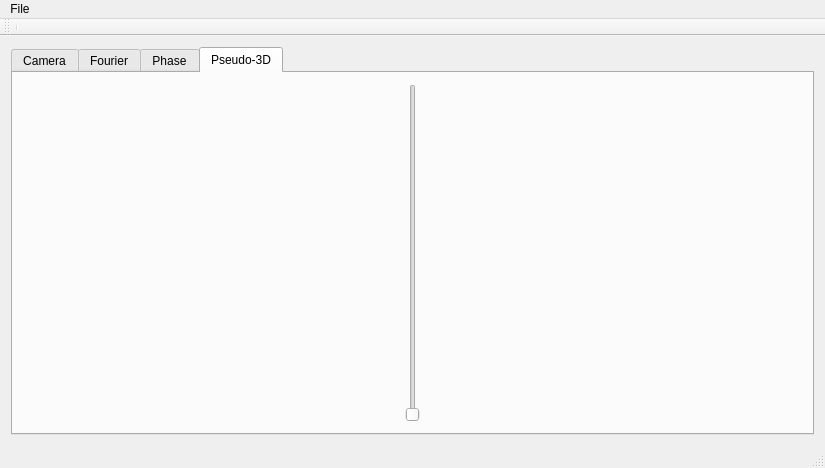
<?xml version="1.0" encoding="UTF-8"?>
<ui version="4.0">
 <class>MainWindow</class>
 <widget class="QMainWindow" name="MainWindow">
  <property name="geometry">
   <rect>
    <x>0</x>
    <y>0</y>
    <width>825</width>
    <height>468</height>
   </rect>
  </property>
  <property name="windowTitle">
   <string>MainWindow</string>
  </property>
  <widget class="QWidget" name="centralWidget">
   <layout class="QHBoxLayout" name="horizontalLayout">
    <item>
     <widget class="QTabWidget" name="tabWidget">
      <property name="currentIndex">
       <number>3</number>
      </property>
      <widget class="QWidget" name="tab">
       <attribute name="title">
        <string>Camera</string>
       </attribute>
       <layout class="QHBoxLayout" name="horizontalLayout_2">
        <item>
         <widget class="QScrollArea" name="scrollAreaTab1">
          <property name="widgetResizable">
           <bool>true</bool>
          </property>
          <widget class="QWidget" name="scrollAreaWidgetContents">
           <property name="geometry">
            <rect>
             <x>0</x>
             <y>0</y>
             <width>783</width>
             <height>332</height>
            </rect>
           </property>
           <layout class="QHBoxLayout" name="horizontalLayout_3">
            <item>
             <widget class="QLabel" name="cameraImage">
              <property name="sizePolicy">
               <sizepolicy hsizetype="Ignored" vsizetype="Ignored">
                <horstretch>0</horstretch>
                <verstretch>0</verstretch>
               </sizepolicy>
              </property>
              <property name="text">
               <string>TextLabel</string>
              </property>
              <property name="scaledContents">
               <bool>true</bool>
              </property>
             </widget>
            </item>
           </layout>
          </widget>
         </widget>
        </item>
       </layout>
      </widget>
      <widget class="QWidget" name="tab_2">
       <attribute name="title">
        <string>Fourier</string>
       </attribute>
       <layout class="QVBoxLayout" name="verticalLayout">
        <item>
         <layout class="QFormLayout" name="formLayout">
          <item row="0" column="0">
           <widget class="QLabel" name="label">
            <property name="text">
             <string>Rect X</string>
            </property>
           </widget>
          </item>
          <item row="0" column="1">
           <widget class="QSlider" name="sliderRectX">
            <property name="maximum">
             <number>1024</number>
            </property>
            <property name="orientation">
             <enum>Qt::Horizontal</enum>
            </property>
           </widget>
          </item>
          <item row="1" column="1">
           <widget class="QSlider" name="sliderRectY">
            <property name="maximum">
             <number>1024</number>
            </property>
            <property name="orientation">
             <enum>Qt::Horizontal</enum>
            </property>
           </widget>
          </item>
          <item row="1" column="0">
           <widget class="QLabel" name="label_2">
            <property name="text">
             <string>Rect Y</string>
            </property>
           </widget>
          </item>
          <item row="2" column="0">
           <widget class="QLabel" name="label_3">
            <property name="text">
             <string>Rect R</string>
            </property>
           </widget>
          </item>
          <item row="2" column="1">
           <widget class="QSlider" name="sliderRectR">
            <property name="maximum">
             <number>100</number>
            </property>
            <property name="orientation">
             <enum>Qt::Horizontal</enum>
            </property>
           </widget>
          </item>
         </layout>
        </item>
        <item>
         <widget class="QScrollArea" name="scrollAreaTab2">
          <property name="widgetResizable">
           <bool>true</bool>
          </property>
          <widget class="QWidget" name="scrollAreaWidgetContents_2">
           <property name="geometry">
            <rect>
             <x>0</x>
             <y>0</y>
             <width>783</width>
             <height>255</height>
            </rect>
           </property>
           <layout class="QHBoxLayout" name="horizontalLayout_4">
            <item>
             <widget class="QLabel" name="magnitudeImage">
              <property name="sizePolicy">
               <sizepolicy hsizetype="Ignored" vsizetype="Ignored">
                <horstretch>0</horstretch>
                <verstretch>0</verstretch>
               </sizepolicy>
              </property>
              <property name="text">
               <string>TextLabel</string>
              </property>
              <property name="scaledContents">
               <bool>true</bool>
              </property>
             </widget>
            </item>
           </layout>
          </widget>
         </widget>
        </item>
       </layout>
      </widget>
      <widget class="QWidget" name="tab_3">
       <attribute name="title">
        <string>Phase</string>
       </attribute>
       <layout class="QVBoxLayout" name="verticalLayout_2">
        <item>
         <layout class="QVBoxLayout" name="verticalLayout_3">
          <item>
           <widget class="QCheckBox" name="phaseUnwrapCheck">
            <property name="text">
             <string>Unwrap phase</string>
            </property>
           </widget>
          </item>
         </layout>
        </item>
        <item>
         <widget class="QScrollArea" name="scrollArea_3">
          <property name="widgetResizable">
           <bool>true</bool>
          </property>
          <widget class="QWidget" name="scrollAreaWidgetContents_3">
           <property name="geometry">
            <rect>
             <x>0</x>
             <y>0</y>
             <width>783</width>
             <height>299</height>
            </rect>
           </property>
           <layout class="QHBoxLayout" name="horizontalLayout_5">
            <item>
             <widget class="QLabel" name="phaseAngle">
              <property name="text">
               <string>TextLabel</string>
              </property>
              <property name="scaledContents">
               <bool>true</bool>
              </property>
             </widget>
            </item>
           </layout>
          </widget>
         </widget>
        </item>
       </layout>
      </widget>
      <widget class="QWidget" name="tab_4">
       <attribute name="title">
        <string>Pseudo-3D</string>
       </attribute>
       <layout class="QHBoxLayout" name="horizontalLayout_6">
        <item>
         <layout class="QHBoxLayout" name="horizontalLayout_8">
          <item>
           <layout class="QVBoxLayout" name="verticalLayout_4"/>
          </item>
         </layout>
        </item>
        <item>
         <widget class="QSlider" name="heightScale">
          <property name="maximum">
           <number>1024</number>
          </property>
          <property name="orientation">
           <enum>Qt::Vertical</enum>
          </property>
         </widget>
        </item>
       </layout>
      </widget>
     </widget>
    </item>
   </layout>
  </widget>
  <widget class="QMenuBar" name="menuBar">
   <property name="geometry">
    <rect>
     <x>0</x>
     <y>0</y>
     <width>825</width>
     <height>24</height>
    </rect>
   </property>
   <widget class="QMenu" name="menuFile">
    <property name="title">
     <string>File</string>
    </property>
    <addaction name="actionSettings"/>
   </widget>
   <addaction name="menuFile"/>
  </widget>
  <widget class="QToolBar" name="mainToolBar">
   <attribute name="toolBarArea">
    <enum>TopToolBarArea</enum>
   </attribute>
   <attribute name="toolBarBreak">
    <bool>true</bool>
   </attribute>
   <addaction name="separator"/>
  </widget>
  <widget class="QStatusBar" name="statusBar"/>
  <action name="actionSettings">
   <property name="text">
    <string>Settings</string>
   </property>
  </action>
  <action name="actionCompute">
   <property name="text">
    <string>Compute</string>
   </property>
   <property name="toolTip">
    <string>Start/Stop computation</string>
   </property>
   <property name="shortcut">
    <string>Ctrl+S</string>
   </property>
  </action>
 </widget>
 <layoutdefault spacing="6" margin="11"/>
 <resources/>
 <connections/>
</ui>
